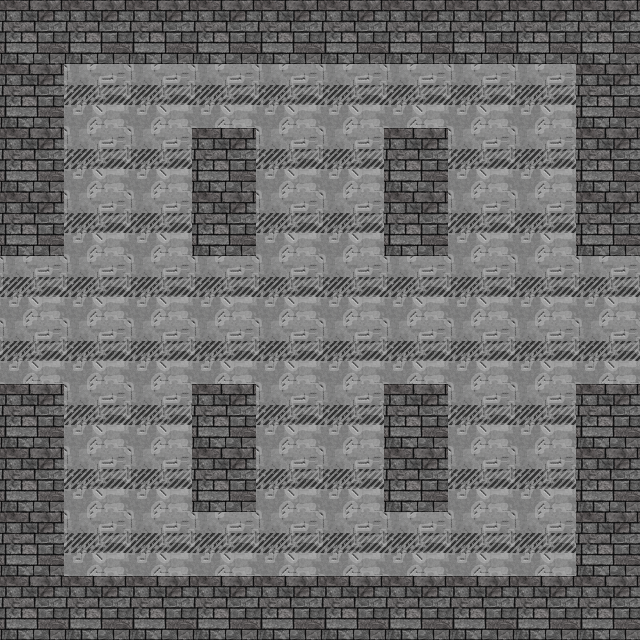

Tiled map render using the project's own tile images. Description and the map definition, with tile-layer contents summarised, below:
An orthogonal 10x10 tile map with 64x64 px tiles, 3 tile layers (Background, Dynamic_Obstacles, Walls).

<map version="1.0" orientation="orthogonal" renderorder="right-down" width="10" height="10" tilewidth="64" tileheight="64" nextobjectid="1">
 <tileset firstgid="1" name="64pxTileSet" tilewidth="64" tileheight="64">
  <image source="../64pxTileSet.png" width="1472" height="128" />
 </tileset>
 <layer name="Background" width="10" height="10">
  <data>[100 cells, 100 non-empty, 1 distinct tile ids]</data>
 </layer>
 <layer name="Dynamic_Obstacles" width="10" height="10">
  <data>[100 cells, 0 non-empty, 0 distinct tile ids]</data>
 </layer>
 <layer name="Walls" width="10" height="10">
  <data>[100 cells, 40 non-empty, 1 distinct tile ids]</data>
 </layer>
</map>
